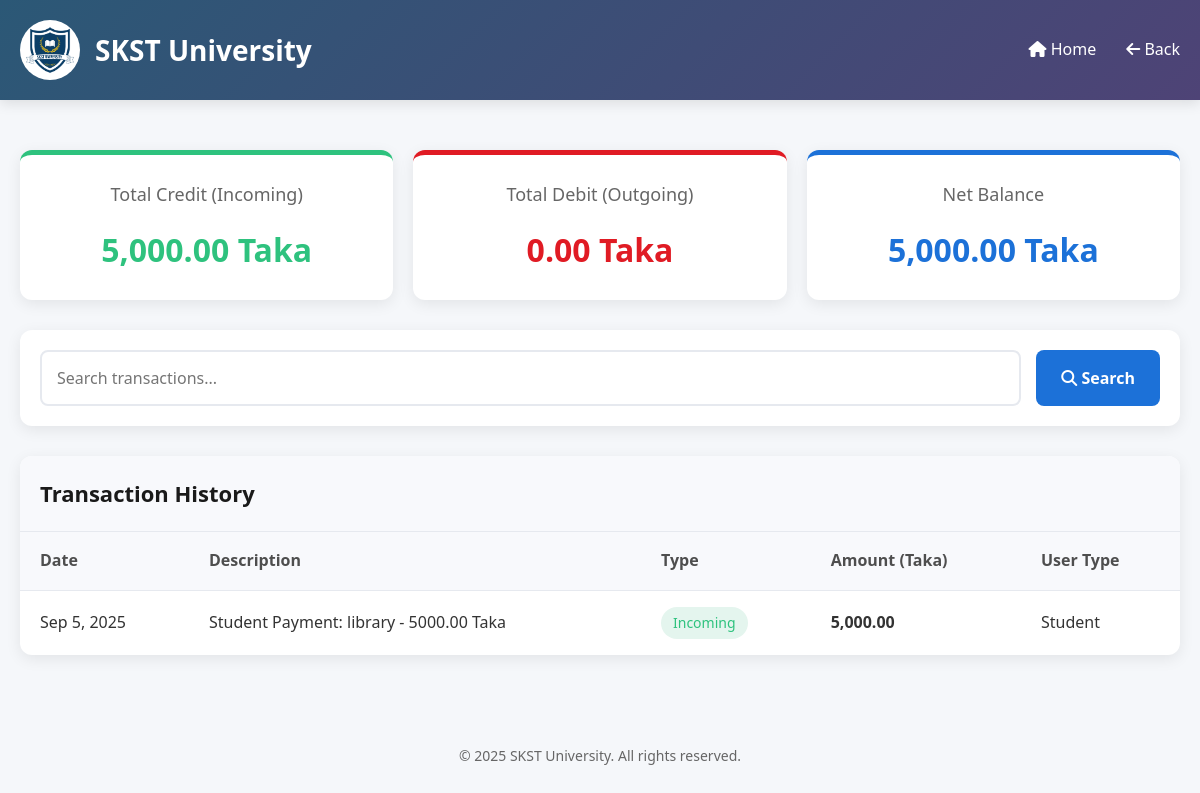
Page /account/bank/dev_bank_account.php on the committed database.
### tables this page shows
CREATE TABLE `transaction_history` (
  `history_id` int(11) NOT NULL,
  `transaction_type` enum('incoming','outgoing') NOT NULL,
  `source_table` varchar(50) NOT NULL,
  `source_id` int(11) NOT NULL,
  `amount` decimal(10,2) NOT NULL COMMENT 'Amount in Taka',
  `transaction_date` date NOT NULL,
  `description` text DEFAULT NULL,
  `related_user_type` enum('student','staff','faculty') DEFAULT NULL,
  `related_user_id` int(11) DEFAULT NULL,
  `created_at` timestamp NOT NULL DEFAULT current_timestamp()
);

### account/bank/dev_bank_account.php (the view, shortened to what this page needs)
<?php
$servername = "localhost";
$username = "root";
$password = "";
$dbname = "skst_university";
$conn = new mysqli($servername, $username, $password, $dbname);
$search = "";
$page = 1;
$limit = 20;
$offset = ($page - 1) * $limit;
$sql = "SELECT * FROM transaction_history";
$sql .= " ORDER BY created_at DESC LIMIT $limit OFFSET $offset";
$result = $conn->query($sql);
$stats_sql = "SELECT
    SUM(CASE WHEN transaction_type = 'incoming' THEN amount ELSE 0 END) as total_credit,
    SUM(CASE WHEN transaction_type = 'outgoing' THEN amount ELSE 0 END) as total_debit,
    COUNT(*) as total_transactions
    FROM transaction_history";
$stats_result = $conn->query($stats_sql);
$stats = $stats_result->fetch_assoc();
$total_credit = $stats['total_credit'] ?? 0;
$total_debit = $stats['total_debit'] ?? 0;
$total_balance = $total_credit - $total_debit;
?>
<!DOCTYPE html>
<html lang="en">
<head>
    <link rel="stylesheet" href="https://cdnjs.cloudflare.com/ajax/libs/font-awesome/6.4.0/css/all.min.css">
</head>
<body>
    <header>
        <div class="nav-container">
            <div class="logo">
             <img src="../../picture/SKST.png" alt="SKST Logo" style="height: 60px; border-radius: 50%;">
             <h1>SKST University</h1>
            </div>
            <nav>
                <ul>
                    <li><a href="../../index.html"><i class="fas fa-home"></i> Home</a></li>
                    <li><a href="http://localhost:8080/University-Campus-Management-System/account/bank/account_officer.php"><i class="fas fa-arrow-left"></i> Back</a></li>
                </ul>
            </nav>
        </div>
    </header>
    <div class="container">
        <div class="stats-container">
            <div class="stat-box credit">
                <div class="stat-title">Total Credit (Incoming)</div>
                <div class="stat-value credit"><?php echo number_format($total_credit, 2); ?> Taka</div>
            </div>
            <div class="stat-box debit">
                <div class="stat-title">Total Debit (Outgoing)</div>
                <div class="stat-value debit"><?php echo number_format($total_debit, 2); ?> Taka</div>
            </div>
            <div class="stat-box balance">
                <div class="stat-title">Net Balance</div>
                <div class="stat-value balance"><?php echo number_format($total_balance, 2); ?> Taka</div>
            </div>
        </div>
        <div class="search-container">
            <form method="GET" class="search-form">
                <input type="text" name="search" class="search-input" placeholder="Search transactions..." value="<?php echo htmlspecialchars($search); ?>">
                <button type="submit" class="search-btn"><i class="fas fa-search"></i> Search</button>
            </form>
        </div>
        <div class="history-container">
            <div class="history-header">
                <h2 class="history-title">Transaction History</h2>
            </div>
            <table>
                <thead>
                    <tr>
                        <th>Date</th>
                        <th>Description</th>
                        <th>Type</th>
                        <th>Amount (Taka)</th>
                        <th>User Type</th>
                    </tr>
                </thead>
                <tbody>
                    <?php if ($result->num_rows > 0): ?>
                        <?php while($row = $result->fetch_assoc()): ?>
                            <tr>
                                <td><?php echo date('M j, Y', strtotime($row['transaction_date'])); ?></td>
                                <td><?php echo htmlspecialchars($row['description']); ?></td>
                                <td>
                                    <span class="transaction-type <?php echo $row['transaction_type']; ?>">
                                        <?php echo ucfirst($row['transaction_type']); ?>
                                    </span>
                                </td>
                                <td><strong><?php echo number_format($row['amount'], 2); ?></strong></td>
                                <td><?php echo ucfirst($row['related_user_type']); ?></td>
                            </tr>
                        <?php endwhile; ?>
                    <?php else: ?>
                        <tr>
                            <td colspan="5" style="text-align: center;">No transactions found.</td>
                        </tr>
                    <?php endif; ?>
                </tbody>
            </table>
        </div>
    </div>
    <footer>
        <p>&copy; 2025 SKST University. All rights reserved.</p>
    </footer>
</body>
</html>

### account/bank/dev_bank_account.php (style rules this page uses)
* { margin: 0; padding: 0; box-sizing: border-box; font-family: 'Segoe UI', Tahoma, Geneva, Verdana, sans-serif; }
body { background-color: #f5f7fa; color: #333; line-height: 1.6; }
.container { max-width: 1200px; margin: 0 auto; padding: 20px; }
header { background: linear-gradient(135deg, #2b5876, #4e4376); color: white; padding: 20px 0; box-shadow: 0 4px 12px rgba(0, 0, 0, 0.1); }
.nav-container { max-width: 1200px; margin: 0 auto; display: flex; justify-content: space-between; align-items: center; padding: 0 20px; }
.logo { display: flex; align-items: center; gap: 15px; }
.logo h1 { font-size: 28px; font-weight: 600; }
nav ul { display: flex; list-style: none; gap: 30px; }
nav a { color: white; text-decoration: none; font-weight: 500; transition: all 0.3s ease; }
.stats-container { display: grid; grid-template-columns: repeat(auto-fit, minmax(300px, 1fr)); gap: 20px; margin: 30px 0; }
.stat-box { background: white; border-radius: 12px; padding: 25px; box-shadow: 0 4px 15px rgba(0, 0, 0, 0.08); text-align: center; transition: transform 0.3s ease; }
.stat-box.credit { border-top: 5px solid #2ec27e; }
.stat-box.debit { border-top: 5px solid #e01b24; }
.stat-box.balance { border-top: 5px solid #1c71d8; }
.stat-title { font-size: 18px; color: #666; margin-bottom: 15px; }
.stat-value { font-size: 32px; font-weight: 700; color: #1a1a1a; }
.stat-value.credit { color: #2ec27e; }
.stat-value.debit { color: #e01b24; }
.stat-value.balance { color: #1c71d8; }
.search-container { background: white; padding: 20px; border-radius: 12px; box-shadow: 0 4px 15px rgba(0, 0, 0, 0.08); margin-bottom: 30px; }
.search-form { display: flex; gap: 15px; }
.search-input { flex: 1; padding: 15px; border: 2px solid #e6e9ef; border-radius: 8px; font-size: 16px; transition: border-color 0.3s ease; }
.search-btn { background: #1c71d8; color: white; border: none; border-radius: 8px; padding: 0 25px; font-size: 16px; font-weight: 600; cursor: pointer; transition: background 0.3s ease; }
.history-container { background: white; border-radius: 12px; overflow: hidden; box-shadow: 0 4px 15px rgba(0, 0, 0, 0.08); }
.history-header { padding: 20px; background: #f8f9fc; border-bottom: 1px solid #e6e9ef; }
.history-title { font-size: 22px; font-weight: 600; color: #1a1a1a; }
table { width: 100%; border-collapse: collapse; }
th, td { padding: 16px 20px; text-align: left; border-bottom: 1px solid #e6e9ef; }
th { background: #f8f9fc; font-weight: 600; color: #4e4e4e; }
tr:last-child td { border-bottom: none; }
.transaction-type { display: inline-block; padding: 5px 12px; border-radius: 20px; font-size: 14px; font-weight: 500; }
.incoming { background: #e4f5ee; color: #2ec27e; }
footer { text-align: center; margin-top: 50px; padding: 20px; color: #666; font-size: 14px; }

### rows in the picture
transaction_history: transaction_date "Sep 5, 2025", description "Student Payment: library - 5000.00 Taka", transaction_type "Incoming", amount "5,000.00", related_user_type "Student"

### other values in the picture
$total_credit "5,000.00"
$total_debit "0.00"
$total_balance "5,000.00"
